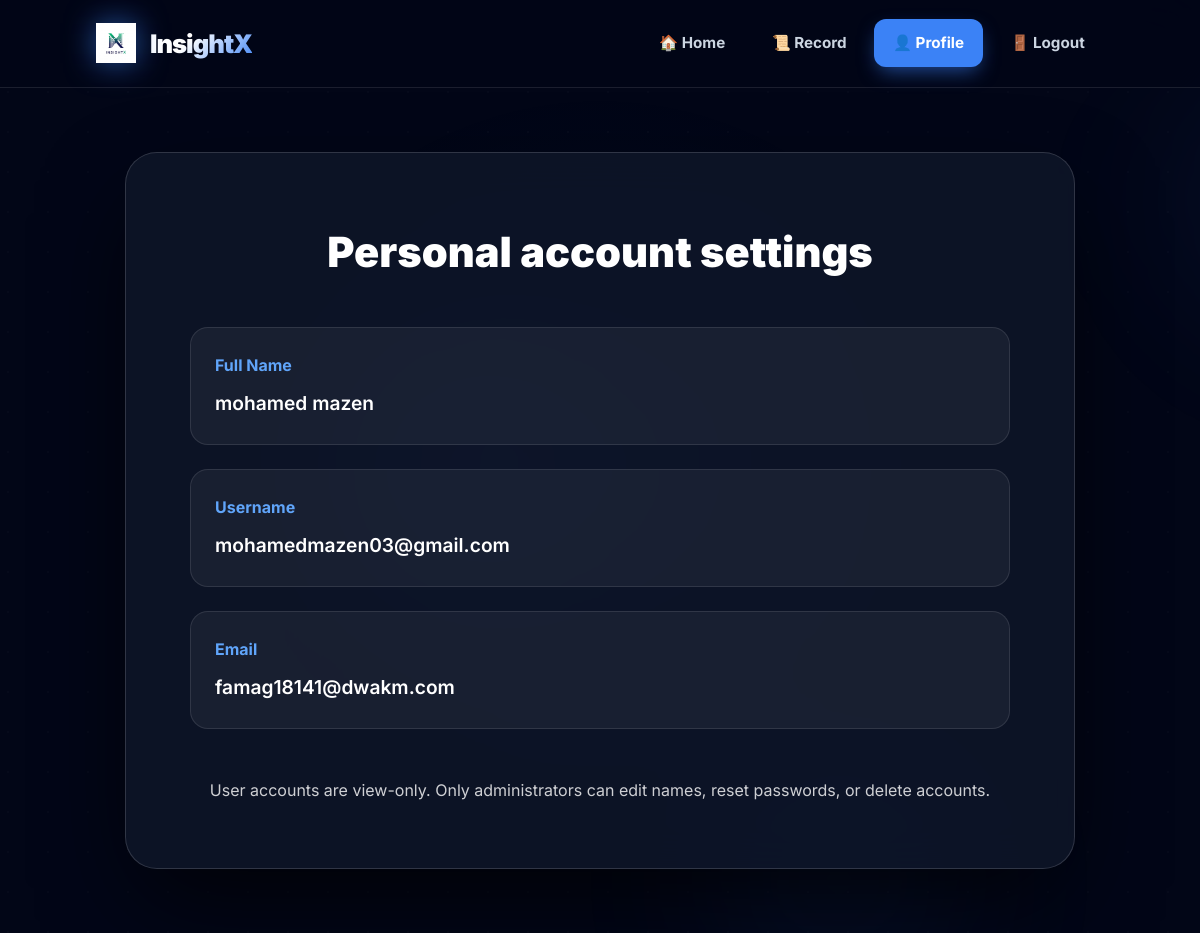
/profile (signed in), run on the app's committed database.
### database/models.py (models this page shows, shortened)
class User(db.Model, UserMixin):
    __tablename__ = "users"
    id = db.Column(db.Integer, primary_key=True)
    username = db.Column(db.String(80), nullable=False)
    full_name = db.Column(db.String(120), nullable=True)
    email = db.Column(db.String(120), unique=True, nullable=False)
    password = db.Column(db.String(200), nullable=False)
    is_admin = db.Column(db.Boolean, nullable=False, default=False)
    created_at = db.Column(db.DateTime, default=datetime.utcnow)
    summaries = db.relationship(
        "Summary",
        backref="user",
        lazy=True,
        cascade="all, delete-orphan",
    )

### app.py (the view)
@app.route("/profile")
@login_required
def profile():
    return render_template("profile.html", user=current_user)

### database/db.py (called while the page is built)
@event.listens_for(Engine, "connect")
def configure_sqlite_pragmas(dbapi_connection, _connection_record) -> None:
    if not isinstance(dbapi_connection, sqlite3.Connection):
        return
    cursor = dbapi_connection.cursor()
    cursor.execute("PRAGMA foreign_keys=ON")
    cursor.execute("PRAGMA journal_mode=MEMORY")
    cursor.execute("PRAGMA synchronous=NORMAL")
    cursor.close()

def _create_sqlite_connection() -> sqlite3.Connection:
    connection = sqlite3.connect(ACTIVE_DATABASE_PATH, check_same_thread=False)
    cursor = connection.cursor()
    cursor.execute("PRAGMA foreign_keys=ON")
    cursor.execute("PRAGMA journal_mode=WAL")
    cursor.execute("PRAGMA synchronous=NORMAL")
    cursor.close()
    return connection

### database/user_repository.py (called while the page is built)
def get_user_by_id(user_id: int) -> User | None:
    return db.session.get(User, user_id)

### services/auth_service.py (called while the page is built)
def configure_login_manager() -> None:
    global _LOGIN_MANAGER_CONFIGURED
    if _LOGIN_MANAGER_CONFIGURED:
        return
    @login_manager.user_loader
    def load_user(user_id: str):
        try:
            return user_repository.get_user_by_id(int(user_id))
        except (TypeError, ValueError):
            return None
    _LOGIN_MANAGER_CONFIGURED = True

### templates/profile.html (shortened to what this page needs)
<!DOCTYPE html>
<html lang="en">
<head>
    <link rel="stylesheet" href="/static/style.css?v=12.0">
</head>
<body>
    <header>
        <a href="/" class="logo-container">
            <img src="/static/favicon.jpg" class="bird-logo" alt="InsightX">
            <span class="logo-text">InsightX</span>
        </a>
        <nav>
            <ul>
                <li><a href="/">🏠 Home</a></li>
                <li><a href="/history">📜 Record</a></li>
                {% if current_user.is_admin %}<li><a href="/admin">⚙️ Admin</a></li>{% endif %}<li><a href="/profile" class="active">👤 Profile</a></li>
                <li><a href="#" onclick="doLogout()">🚪 Logout</a></li>
            </ul>
        </nav>
    </header>
    <main>
        <div class="profile-container glass-card">
            <h2>Personal account settings</h2>
            <div class="profile-info">
                <div class="info-group">
                    <label>Full Name</label>
                    <p>{{ user.full_name or 'Not set' }}</p>
                </div>
                <div class="info-group">
                    <label>Username</label>
                    <p>{{ user.username }}</p>
                </div>
                <div class="info-group">
                    <label>Email</label>
                    <p>{{ user.email }}</p>
                </div>
            </div>
<div class="btn-group">
<p style="opacity:.8">User accounts are view-only. Only administrators can edit names, reset passwords, or delete accounts.</p>
</div>
</div>
    </main>
</body>
</html>

### static/style.css (style rules this page uses)
:root { --primary-blue: #3b82f6; --primary-blue-glow: rgba(59, 130, 246, 0.6); --bg-black: #020617; --card-black: rgba(15, 23, 42, 0.8); --text-white: #ffffff; --text-muted: #cbd5e1; --border-gray: rgba(255, 255, 255, 0.1); --accent-blue: #60a5fa; --transition: all 0.4s cubic-bezier(0.175, 0.885, 0.32, 1.275); }
* { box-sizing: border-box; margin: 0; padding: 0; }
body { font-family: 'Inter', -apple-system, sans-serif; background-color: var(--bg-black); color: var(--text-white); line-height: 1.7; min-height: 100vh; overflow-x: hidden; display: flex; flex-direction: column; }
body::before { content: ''; position: fixed; top: 0; left: 0; width: 100%; height: 100%; background-image: radial-gradient(circle at 50% 50%, rgba(59, 130, 246, 0.05) 0%, transparent 50%), radial-gradient(circle at 20% 30%, rgba(255, 255, 255, 0.02) 1px, transparent 0); background-size: 100% 100%, 40px 40px; z-index: -1; animation: pulseBg 10s infinite alternate ease-in-out; }
header { background: rgba(2, 6, 23, 0.8); backdrop-filter: blur(25px); -webkit-backdrop-filter: blur(25px); padding: 1.2rem 8%; display: flex; justify-content: space-between; align-items: center; border-bottom: 1px solid var(--border-gray); position: sticky; top: 0; z-index: 1000; }
.logo-container { display: flex; align-items: center; gap: 14px; text-decoration: none; }
.bird-logo { width: 40px; height: 40px; fill: var(--primary-blue); filter: drop-shadow(0 0 15px var(--primary-blue-glow)); animation: float 3s infinite ease-in-out; }
.logo-text { font-size: 1.6rem; font-weight: 900; letter-spacing: -1px; background: linear-gradient(135deg, #fff 40%, var(--primary-blue) 100%); -webkit-background-clip: text; -webkit-text-fill-color: transparent; }
nav ul { list-style: none; display: flex; gap: 0.5rem; }
nav a { text-decoration: none; color: var(--text-muted); font-weight: 700; font-size: 0.95rem; transition: var(--transition); padding: 0.7rem 1.2rem; border-radius: 12px; display: flex; align-items: center; gap: 8px; }
nav a.active { color: #fff; background: var(--primary-blue); box-shadow: 0 8px 20px -5px var(--primary-blue-glow); }
main { flex: 1; display: flex; align-items: center; justify-content: center; padding: 4rem 5%; }
.glass-card { background: var(--card-black); backdrop-filter: blur(20px); -webkit-backdrop-filter: blur(20px); border: 1px solid rgba(255, 255, 255, 0.15); border-radius: 32px; padding: 4rem; box-shadow: 0 40px 100px -20px rgba(0, 0, 0, 0.8); width: 100%; max-width: 950px; position: relative; overflow: hidden; }
h2 { font-size: 2.6rem; font-weight: 900; margin-bottom: 2.5rem; color: var(--text-white); text-align: center; display: flex; align-items: center; justify-content: center; gap: 15px; }
.btn-group { display: flex; gap: 15px; justify-content: center; margin-top: 3rem; }
.profile-info { display: flex; flex-direction: column; gap: 1.5rem; }
.info-group { background: rgba(255, 255, 255, 0.05); padding: 1.5rem; border-radius: 18px; border: 1px solid var(--border-gray); }
.info-group label { display: block; color: var(--accent-blue); font-weight: 700; margin-bottom: 0.5rem; }
.info-group p { font-size: 1.2rem; font-weight: 600; }

### data on the page
User: full_name "mohamed mazen", username "mohamedmazen03@gmail.com", email "famag18141@dwakm.com"
